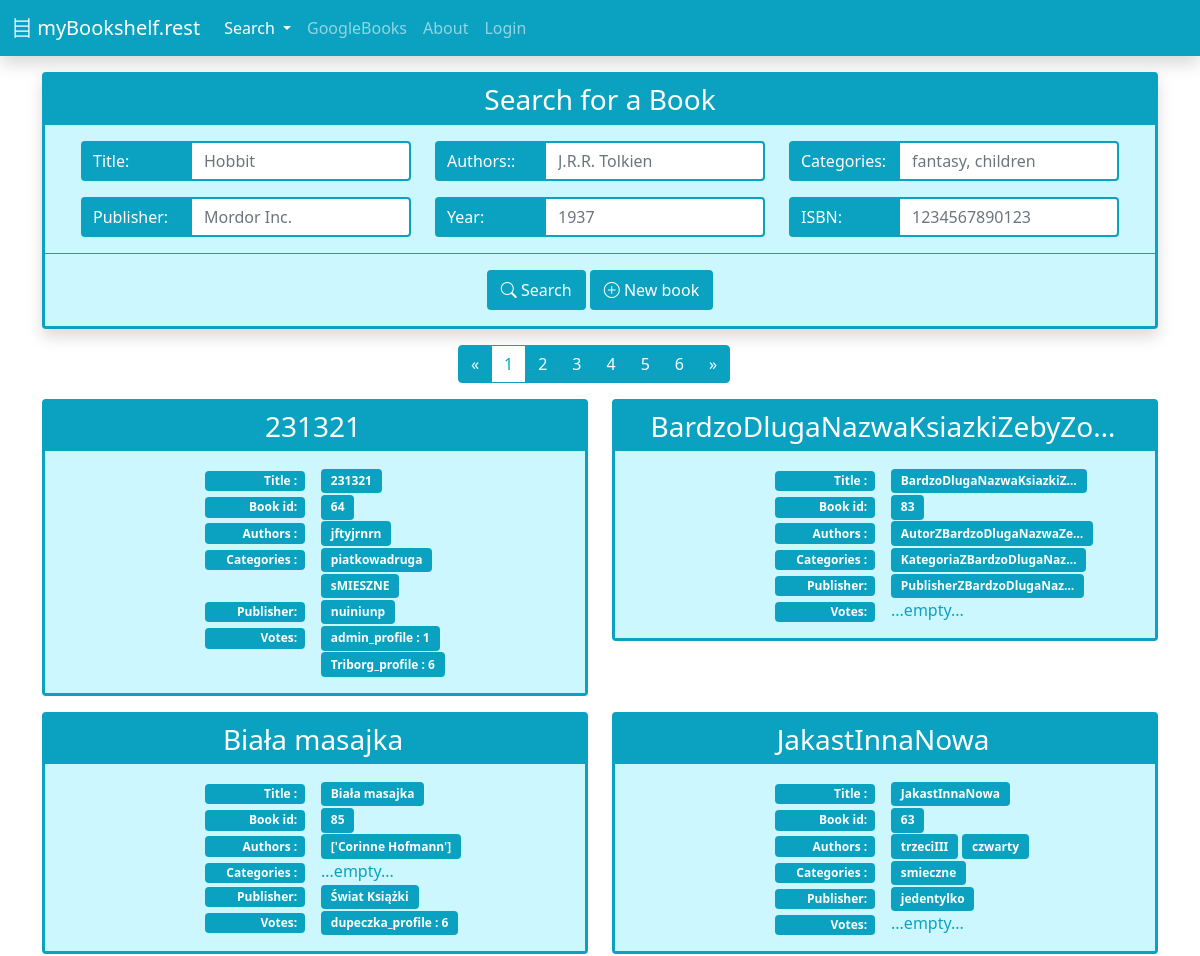
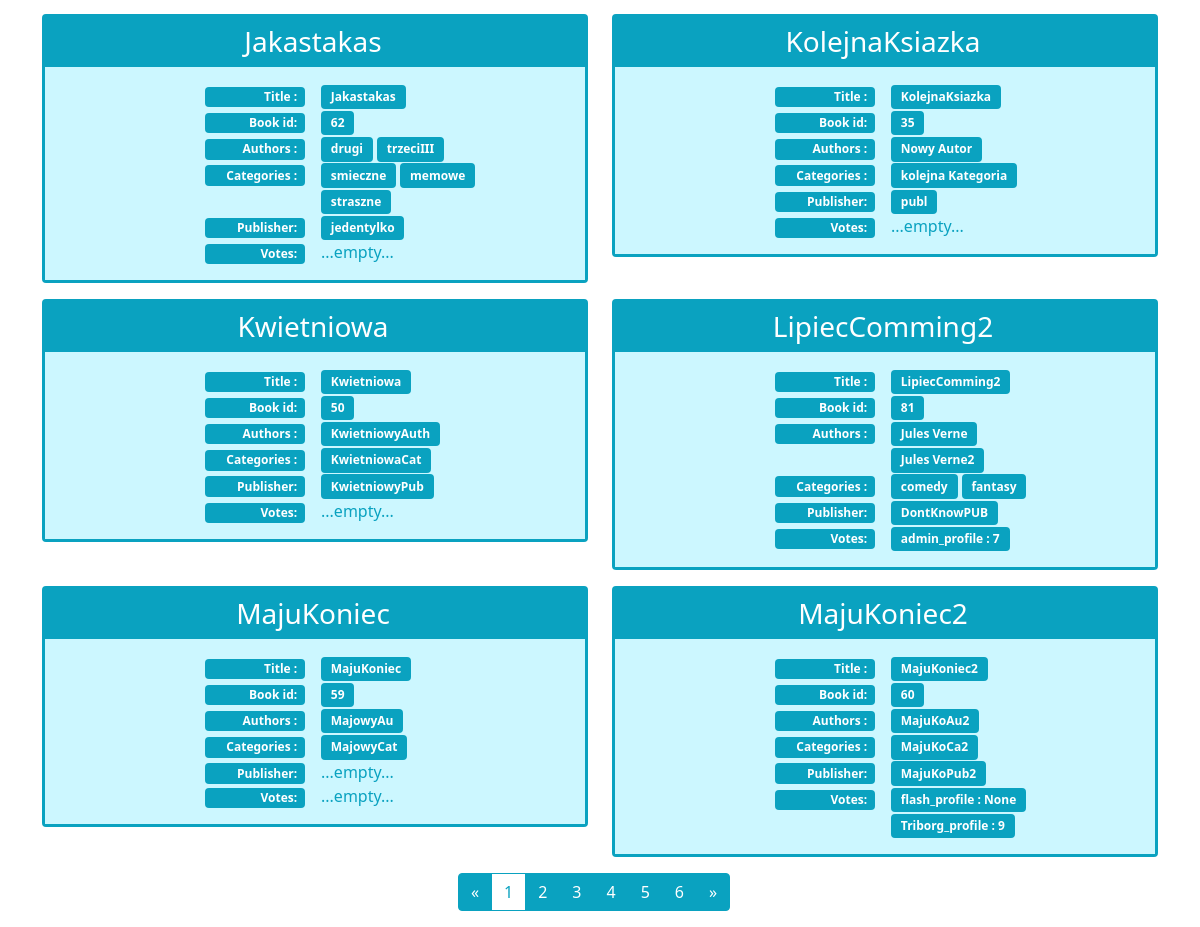
The page / on the database its author committed (2 pictures, top to bottom).
### finder/models.py (models this page shows, shortened)
class AddedBy(models.Model):
    added_by = models.ForeignKey('Profile', on_delete=models.SET_NULL, null=True)
    added_date = models.DateField(default=date.today)
    class Meta:
        abstract = True

class Book(AddedBy):
    title = models.CharField(max_length=200, blank=True, null=True)
    year = models.PositiveSmallIntegerField(blank=True, null=True)
    g_rank = models.FloatField(blank=True, null=True)
    thumbnail = models.URLField(max_length=500, blank=True, null=True)
    description = models.TextField(blank=True, null=True)
    isbn = models.CharField(max_length=13, blank=True, null=True)
    authors = models.ManyToManyField(Author, blank=True)
    categories = models.ManyToManyField(Category, blank=True)
    publisher = models.ForeignKey(Publisher, on_delete=models.SET_NULL, blank=True, null=True)

class Author(AddedBy):
    name = models.CharField(max_length=50, blank=True, null=True, unique=True)

class Category(AddedBy):
    name = models.CharField(max_length=50, blank=True, null=True, unique=True)

class Publisher(AddedBy):
    name = models.CharField(max_length=50, blank=True, null=True, unique=True)

class Vote(models.Model):
    VOTE_CHOICES = [(i, str(i)) for i in range(1, 11)]
    value = models.SmallIntegerField(null=True, choices=VOTE_CHOICES)
    date = models.DateField(default=date.today)
    book = models.ForeignKey(Book, on_delete=models.CASCADE)
    profile = models.ForeignKey(Profile, on_delete=models.CASCADE)

class Profile(models.Model):
    user = models.OneToOneField(settings.AUTH_USER_MODEL, on_delete=models.CASCADE)
    name = models.CharField(max_length=50, blank=False, null=False, unique=True)
    id = models.UUIDField(primary_key=True, default=uuid.uuid4, editable=False)
    books = models.ManyToManyField(Book, blank=True)
    friends = models.ManyToManyField('self', blank=True)
    def __str__(self):
        return '_'.join([self.name, 'profile'])

### finder/views.py (the view, shortened to what this page needs)
# urls.py: path('', views.BookListView.as_view(), name='main'),
class BookListView(ListView):
    model = models.Book
    template_name = 'finder/book_list.html'
    success_url = reverse_lazy('book-list')
    form_class = forms.BookSearchForm
    ordering = ['title']
    paginate_by = 10
    page_kwarg = 'page'
    def get_context_data(self, **kwargs):
        context = super().get_context_data(**kwargs)
        form = self.form_class(self.request.GET)
        context['form'] = form
        q = self.request.GET.copy()
        q.pop(self.page_kwarg, None)
        context['q'] = q.urlencode()
        return context
    def get_queryset(self):
        queryset = super().get_queryset()
        return queryset

### finder/forms.py
class BookSearchForm(forms.Form):
    title = forms.CharField(label='Title', max_length=100, required=False, widget=forms.TextInput(
        attrs={'placeholder': 'Hobbit'}))
    authors = forms.CharField(label='Authors:', max_length=100, required=False, widget=forms.TextInput(
        attrs={'placeholder': 'J.R.R. Tolkien'}))
    categories = forms.CharField(label='Categories', max_length=100, required=False, widget=forms.TextInput(
        attrs={'placeholder': 'fantasy, children'}))
    publisher = forms.CharField(label='Publisher', max_length=100, required=False, widget=forms.TextInput(
        attrs={'placeholder': 'Mordor Inc.'}))
    year = forms.IntegerField(label='Year', min_value=1800, max_value=date.today().year, required=False,
                              widget=forms.NumberInput(attrs={'placeholder': '1937'}))
    isbn = forms.CharField(label='ISBN', required=False, widget=forms.TextInput(
        attrs={'placeholder': '1234567890123'}))

### templates/finder/book_list.html
{% extends 'finder/main.html' %}
{% block content %}
<div class="container">
    {% include 'finder/book_search_form.html' %}
</div>
{% if is_paginated %}
    {% include 'finder/pagination.html' %}
{% endif %}
<div class="container">
    <div class="row">
        {% for book in object_list %}
        <div class="col-12 col-xl-6">
                {% include 'finder/book_list_element.html' %}
        </div>
        {% endfor %}
    </div>
</div>
{% if is_paginated %}
    {% include 'finder/pagination.html' %}
{% endif %}
{% endblock content %}

### templates/finder/main.html (shortened to what this page needs)
<!doctype html>
{% load static %}
<html lang="en">
<head>
    <link href="https://cdn.jsdelivr.net/npm/bootstrap@5.1.3/dist/css/bootstrap.min.css"
          rel="stylesheet"
>
    <link rel="stylesheet" href="https://cdn.jsdelivr.net/npm/bootstrap-icons@1.8.1/font/bootstrap-icons.css">
</head>
<body>
    {% include 'finder/navbar.html' %}
    {% block content %}
    {% endblock content %}
</body>
</html>

### templates/finder/navbar.html (shortened to what this page needs)
<nav class="navbar navbar-expand-sm navbar-dark shadow" style="background-color: #0AA2C0;">
  <div class="container-fluid">
    <a class="navbar-brand" href="{% url 'main' %}"><i class="bi bi-bookshelf"></i> myBookshelf.rest</a>
    <div class="collapse navbar-collapse" style="" id="navbarContent">
        <ul class="navbar-nav">
          <li class="nav-item dropdown">
            <a class="nav-link dropdown-toggle active" id="navbarDropdown" data-bs-toggle="dropdown"
               aria-expanded="false" href="" aria-current="page" >
              Search
            </a>
          </li>
          <li class="nav-item">
            <a class="nav-link" href="{% url 'gbooks-list' %}">GoogleBooks</a>
          </li>
          <li class="nav-item">
            <a class="nav-link" href="#">About</a>
          </li>
          {% if user.is_authenticated %}
          <li class="nav-item">
            <a class="nav-link" href="{% url 'logout' %}">Logout</a>
          </li>
          {% else %}
          <li class="nav-item">
            <a class="nav-link" href="{% url 'login' %}">Login</a>
          </li>
          {% endif %}
        </ul>
    </div>
  </div>
</nav>

### templates/finder/book_search_form.html
<div class="card text-center shadow my-3">
    <form method="GET" action="{% url 'book-list' %}" >
        <div class="card-header h3 position-relative rounded-0">Search for a Book</div>
        <div class="card-body p-0 pt-3">
            <div class="row row-cols-md-2 row-cols-xl-3 justify-content-center">
                {% for field in form %}
                <div class="row">
                    <div class="col ">
                        <div class="input-group mb-3">
                            <div class="input-group-text">
                                <div class="text-center">{{ field.label }}:</div>
                            </div>
                            <input type="{{ field.field.widget.input_type }}"
                                   class="form-control rounded-end"
                                   name="{{ field.name }}"
                                   id="id_{{ field.name }}"
                                   value="{{ field.value|default:'' }}"
                                   placeholder="{{ field.field.widget.attrs.placeholder }}"
                                   aria-label="{{ field.label }}">
                        </div>
                    </div>
                </div>
                {% endfor %}
            </div>
    </div>
        <div class="card-footer py-3">
                <button type="submit" class="btn">
                    <i class="bi bi-search"></i> Search
                </button>
                <a href="{% url 'book-create' %}" class="btn">
                    <i class="bi bi-plus-circle"></i> New book
                </a>
            </div>
    </form>
</div>

### templates/finder/pagination.html
<div class="container ">
    <div class="row">
      <ul class="pagination justify-content-center">
        {% if page_obj.has_previous %}
          <li class="page-item">
              <a class="page-link" href="{{ view.success_url }}?{% if q %}{{ q }}&{% endif %}page={{page_obj.previous_page_number }}">
                  &laquo;
              </a>
          </li>
        {% else %}
          <li class="page-item disabled">
              <a class="page-link">
                  &laquo;
              </a>
          </li>
        {% endif %}
        {% for i in paginator.page_range %}
          {% if page_obj.number == i %}
            <li class="page-item active">
                <a class="page-link">
                    {{ i }}
                </a>
            </li>
          {% else %}
            <li class="page-item">
                <a class="page-link" href="{{ view.success_url }}?{% if q %}{{ q }}&{% endif %}page={{ i }}">
                    {{ i }}
                </a>
            </li>
          {% endif %}
        {% endfor %}
        {% if page_obj.has_next %}
          <li class="page-item">
              <a  class="page-link" href="{{ view.success_url }}?{% if q %}{{ q }}&{% endif %}page={{ page_obj.next_page_number }}">
                  &raquo;
              </a>
          </li>
        {% else %}
          <li class="page-item disabled">
              <a class="page-link">
                  &raquo;
              </a>
          </li>
        {% endif %}
      </ul>
    </div>
</div>

### templates/finder/book_list_element.html (shortened to what this page needs)
<div class="card mb-3" id="card_{{ book.id }}" style="background-color: #ccf7ff">
    <div class="card-header h3 position-relative rounded-0">
        <div class="row g-1">
            <div class="col text-center">
                <a class="stretched-link" href="{% url 'book-detail' book.id %}">
                    {{ book.title|truncatechars:30 }}
                </a>
            </div>
            <div class="col-auto text-end">
            </div>
        </div>
    </div>
    <div class="card-body p-0" >
        <div class="row my-3">
            <div class="col mx-3" style="max-width: 128px;">
                <a href="{% url 'book-detail' book.id %}">
                </a>
            </div>
            <div class="col">
                <div class="row row-cols-2 g-3">
                    <div class="col-auto">
                        <span class="badge text-end" style="width: 100px">
                            Title :
                        </span>
                    </div>
                    <div class="col">
                        <a class="btn badge" href="{% url 'book-detail' book.id %}">
                            {{ book.title|truncatechars:25 }}
                        </a>
                    </div>
                </div>
                <div class="row row-cols-2 g-3">
                    <div class="col-auto">
                        <span class="badge text-end" style="width: 100px">
                            Book id:
                        </span>
                    </div>
                    <div class="col">
                        <a class="btn badge" href="{% url 'book-detail' book.id %}">
                            {{ book.id }}
                        </a>
                    </div>
                </div>
                <div class="row row-cols-2 g-3">
                    <div class="col-auto">
                        <span class="badge text-end" style="width: 100px">
                            Authors :
                        </span>
                    </div>
                    <div class="col">
                        {% if book.authors.all %}
                            {% for author in book.authors.all  %}
                                <a class="btn badge" href="{% url 'author-detail' author.id %}">
                                    {{ author.name|truncatechars:25 }}
                                </a>
                            {% endfor %}
                        {% else %}
                            ...empty...
                        {% endif %}
                    </div>
                </div>
                <div class="row row-cols-2 g-3">
                    <div class="col-auto">
                        <span class="badge text-end" style="width: 100px">
                            Categories :
                        </span>
                    </div>
                    <div class="col">
                        {% if book.categories.all %}
                            {% for category in book.categories.all  %}
                                <a class="btn badge" href="{% url 'category-detail' category.id %}">
                                    {{ category.name|truncatechars:25 }}
                                </a>
                            {% endfor %}
                        {% else %}
                            ...empty...
                        {% endif %}
                    </div>
                </div>
                <div class="row row-cols-2 g-3">
                    <div class="col-auto">
                        <span class="badge text-end" style="width: 100px">
                            Publisher:
                        </span>
                    </div>
                    <div class="col">
                        {% if book.publisher %}
                             <a class="btn badge" href="{% url 'publisher-detail' book.publisher.id %}">
                                 {{ book.publisher.name|truncatechars:25 }}
                             </a>
                        {% else %}
                            ...empty...
                        {% endif %}
                    </div>
                </div>
                <div class="row row-cols-2 g-3">
                    <div class="col-auto">
                        <span class="badge text-end" style="width: 100px">
                            Votes:
                        </span>
                    </div>
                    <div class="col">
                        {% if book.vote_set.all %}
                            {% for vote in book.vote_set.all  %}
                                <a class="btn badge">
                                    {{ vote.profile }} : {{ vote.value }}
                                </a>
                            {% endfor %}
                        {% else %}
                            ...empty...
                        {% endif %}
                    </div>
                </div>
            </div>
        </div>
    </div>
</div>

### templates/finder/main.html (style rules this page uses)
body {  background-color: #ffffff; --bs-primary: #0AA2C0; }
a { color:#ffffff; text-decoration: none; }
.input-group-text { border-width: 0; background-color: #0AA2C0; color: white; width: 110px; }
.form-control { border-color: #0AA2C0; border-width: 2px; }
.page-link { border-color: #0AA2C0; color: #ffffff; border-width: 1.5px; background-color: #0AA2C0; }
.page-item.active .page-link { background-color: #ffffff; border-color: #0AA2C0; color: #0AA2C0; }
.page-item.disabled .page-link { border-width: 1.5px; border-color: #0AA2C0; background-color: #0AA2C0; color: #ffffff; }
.card { color: #0AA2C0; border-color: #0AA2C0; background-color: #FFFFFF; border-width: 3px; }
.card-header { color: #ffffff; border-width: 0px; background-color: #0AA2C0; }
.card-body { color: #0AA2C0; background-color: #ccf7ff; }
.card-footer { border-color: #0AA2C0; border-width: 1.5px; background-color: #ccf7ff; }
.btn { border-color: #0AA2C0; border-width: 2px; color: #ffffff; background-color: #0AA2C0; }
.badge { color: #ffffff; background-color: #0AA2C0; }

### rows shown on the page
Book: title "231321", id "64", publisher.name "nuiniunp"
Author: name "jftyjrnrn"
Category: name "piatkowadruga"
Category: name "sMIESZNE"
Vote: profile "admin_profile", value "1"
Vote: profile "Triborg_profile", value "6"
Book: title "BardzoDlugaNazwaKsiazkiZebyZo…", title "BardzoDlugaNazwaKsiazkiZ…", id "83", publisher.name "PublisherZBardzoDlugaNaz…", shows "...empty..."
Author: name "AutorZBardzoDlugaNazwaZe…"
Category: name "KategoriaZBardzoDlugaNaz…"
Book: title "Biała masajka", id "85", shows "...empty...", publisher.name "Świat Książki"
Author: name "['Corinne Hofmann']"
Vote: profile "dupeczka_profile", value "6"
Book: title "JakastInnaNowa", id "63", publisher.name "jedentylko", shows "...empty..."
Author: name "trzeciIII"
Author: name "czwarty"
Category: name "smieczne"
Book: title "Jakastakas", id "62", publisher.name "jedentylko", shows "...empty..."
Author: name "drugi"
Category: name "memowe"
Category: name "straszne"
Book: title "KolejnaKsiazka", id "35", publisher.name "publ", shows "...empty..."
Author: name "Nowy Autor"
Category: name "kolejna Kategoria"
Book: title "Kwietniowa", id "50", publisher.name "KwietniowyPub", shows "...empty..."
Author: name "KwietniowyAuth"
Category: name "KwietniowaCat"
Book: title "LipiecComming2", id "81", publisher.name "DontKnowPUB"
Author: name "Jules Verne"
Author: name "Jules Verne2"
Category: name "comedy"
Category: name "fantasy"
Vote: profile "admin_profile", value "7"
Book: title "MajuKoniec", id "59", shows "...empty..."
Author: name "MajowyAu"
Category: name "MajowyCat"
Book: title "MajuKoniec2", id "60", publisher.name "MajuKoPub2"
Author: name "MajuKoAu2"
Category: name "MajuKoCa2"
Vote: profile "flash_profile", value "None"
Vote: profile "Triborg_profile", value "9"

### other values the page prints
{{ field.label }} "Title" "Authors:" "Categories" "Publisher" "Year" "ISBN"
{{ i }} "1" "1"
{{ i }} "2" "3" "4" "5" "6" "2" "3" "4" "5" "6"
